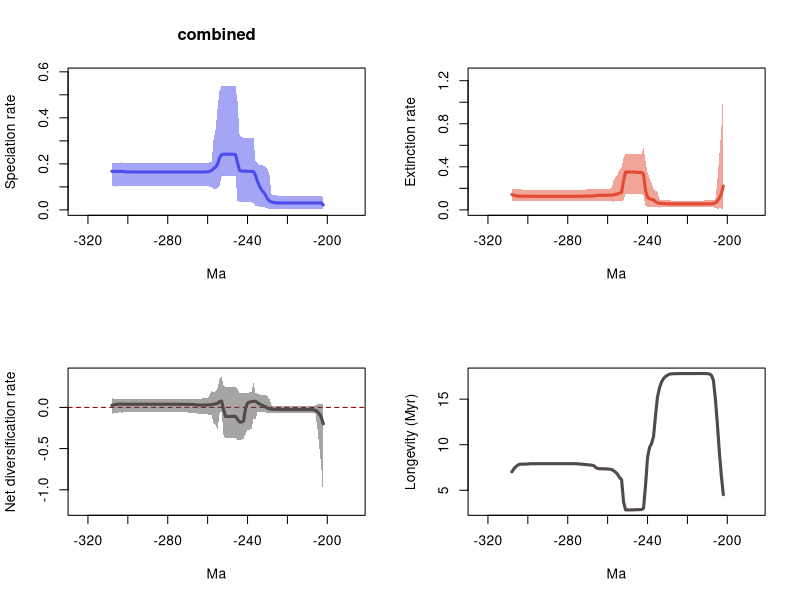

Source code (R):
# 1 files combined:
# 	.\temnospondyli\mcmc_no_predictors\A_bdmcmc\combined_10_marginal_rates.log

# 95% HPDs calculated using code from Biopy (https://www.cs.auckland.ac.nz/~yhel002/biopy/)

pdf(file='C:/Users/SimoesLabAdmin/Documents/BDNN_Arielli/temnospondyli/mcmc_no_predictors/A_bdmcmc/combined_10_marginal_rates_RTT.pdf',width=10.8, height=8.4)
par(mfrow=c(2,2))
library(scales)
L_hpd_m95=c(NA, NA,NA,NA,NA,NA,NA,NA,NA,NA,NA,NA,NA,NA,NA,NA,NA,NA,NA,NA,NA,NA,NA,NA,NA,NA,NA,NA,NA,NA,NA,NA,NA,NA,NA,NA,NA,NA,NA,NA,NA,NA,NA,NA,NA,NA,NA,NA,NA,NA,NA,NA,NA,NA,NA,NA,NA,NA,NA,NA,NA,NA,NA,NA,NA,NA,NA,NA,NA,NA,NA,NA,NA,NA,NA,NA,NA,NA,NA,NA,NA,NA,NA,NA,NA,NA,NA,NA,NA,NA,NA,NA,NA,NA,NA,NA,NA,NA,NA,NA,NA,NA,NA,NA,NA,NA,NA,NA,NA,NA,NA,NA,NA,NA,NA,NA,NA,NA,NA,NA,NA,NA,NA,NA,NA,NA,NA,NA,NA,NA,NA,NA,NA,NA,NA,NA,NA,NA,NA,NA,NA,NA,NA,NA,NA,NA,NA,NA,NA,NA,NA,NA,NA,NA,NA,NA,NA,NA,NA,NA,NA,NA,NA,NA,NA,NA,NA,NA,NA,NA,NA,NA,NA,NA,NA,NA,NA,NA,NA,NA,NA,NA,NA,NA,NA,NA,NA,NA,NA,NA,NA,NA,NA,NA,NA,NA,NA,NA,NA,NA,NA,NA,0.0,0.005342,0.005342,0.005342,0.005342,0.005342,0.005342,0.005342,0.005342,0.005342,0.005342,0.005396,0.005396,0.005335,0.005295,0.005295,0.005295,0.005292,0.005295,0.005271,0.005271,0.004947,0.004961,0.004961,0.005516,0.004599,0.004411,0.00265,0.006267,0.009209,0.011799,0.012801,0.013618,0.016033,0.016382,0.031021,0.032668,0.032949,0.034243,0.034226,0.034093,0.034226,0.034293,0.038463,0.1454,0.145793,0.1454,0.1454,0.1454,0.1454,0.145833,0.145354,0.106438,0.093027,0.091736,0.090374,0.098697,0.100876,0.102492,0.102719,0.102771,0.102816,0.102826,0.102816,0.102816,0.102816,0.102853,0.102856,0.102853,0.102853,0.102856,0.102856,0.102884,0.102856,0.102979,0.102892,0.102892,0.102892,0.102904,0.102904,0.102904,0.102904,0.102904,0.102904,0.102892,0.102892,0.102979,0.102979,0.102892,0.102979,0.102892,0.102892,0.102886,0.102853,0.102853,0.102816,0.102762,0.102755,0.102692,0.102758,0.102404,0.102404,0.101789,0.101789,0.101585,0.101813,0.101752)
L_hpd_M95=c(NA, NA,NA,NA,NA,NA,NA,NA,NA,NA,NA,NA,NA,NA,NA,NA,NA,NA,NA,NA,NA,NA,NA,NA,NA,NA,NA,NA,NA,NA,NA,NA,NA,NA,NA,NA,NA,NA,NA,NA,NA,NA,NA,NA,NA,NA,NA,NA,NA,NA,NA,NA,NA,NA,NA,NA,NA,NA,NA,NA,NA,NA,NA,NA,NA,NA,NA,NA,NA,NA,NA,NA,NA,NA,NA,NA,NA,NA,NA,NA,NA,NA,NA,NA,NA,NA,NA,NA,NA,NA,NA,NA,NA,NA,NA,NA,NA,NA,NA,NA,NA,NA,NA,NA,NA,NA,NA,NA,NA,NA,NA,NA,NA,NA,NA,NA,NA,NA,NA,NA,NA,NA,NA,NA,NA,NA,NA,NA,NA,NA,NA,NA,NA,NA,NA,NA,NA,NA,NA,NA,NA,NA,NA,NA,NA,NA,NA,NA,NA,NA,NA,NA,NA,NA,NA,NA,NA,NA,NA,NA,NA,NA,NA,NA,NA,NA,NA,NA,NA,NA,NA,NA,NA,NA,NA,NA,NA,NA,NA,NA,NA,NA,NA,NA,NA,NA,NA,NA,NA,NA,NA,NA,NA,NA,NA,NA,NA,NA,NA,NA,NA,NA,0.053309,0.062375,0.062367,0.062367,0.062369,0.062373,0.062375,0.062375,0.062381,0.062381,0.062382,0.06244,0.06244,0.062382,0.062349,0.062352,0.062352,0.062352,0.062375,0.062365,0.062371,0.062086,0.06212,0.0623,0.063301,0.064149,0.069017,0.151418,0.178313,0.187575,0.192052,0.194186,0.197163,0.202404,0.211722,0.312846,0.312584,0.312792,0.314366,0.314558,0.314552,0.315267,0.32653,0.469756,0.53787,0.536688,0.536271,0.536271,0.536271,0.536271,0.536724,0.538755,0.517966,0.440815,0.347947,0.306954,0.210393,0.206379,0.205339,0.204657,0.204546,0.204567,0.204568,0.20455,0.204546,0.204546,0.20455,0.204546,0.204541,0.204541,0.204542,0.204542,0.204568,0.204542,0.204657,0.204568,0.204568,0.204568,0.204576,0.204576,0.204576,0.204576,0.204576,0.204576,0.204568,0.204568,0.204657,0.204657,0.204568,0.204657,0.204568,0.204568,0.204568,0.204541,0.20456,0.204566,0.204568,0.204805,0.204968,0.205296,0.205456,0.20612,0.205583,0.205625,0.205451,0.205721,0.205825)
M_hpd_m95=c(NA, NA,NA,NA,NA,NA,NA,NA,NA,NA,NA,NA,NA,NA,NA,NA,NA,NA,NA,NA,NA,NA,NA,NA,NA,NA,NA,NA,NA,NA,NA,NA,NA,NA,NA,NA,NA,NA,NA,NA,NA,NA,NA,NA,NA,NA,NA,NA,NA,NA,NA,NA,NA,NA,NA,NA,NA,NA,NA,NA,NA,NA,NA,NA,NA,NA,NA,NA,NA,NA,NA,NA,NA,NA,NA,NA,NA,NA,NA,NA,NA,NA,NA,NA,NA,NA,NA,NA,NA,NA,NA,NA,NA,NA,NA,NA,NA,NA,NA,NA,NA,NA,NA,NA,NA,NA,NA,NA,NA,NA,NA,NA,NA,NA,NA,NA,NA,NA,NA,NA,NA,NA,NA,NA,NA,NA,NA,NA,NA,NA,NA,NA,NA,NA,NA,NA,NA,NA,NA,NA,NA,NA,NA,NA,NA,NA,NA,NA,NA,NA,NA,NA,NA,NA,NA,NA,NA,NA,NA,NA,NA,NA,NA,NA,NA,NA,NA,NA,NA,NA,NA,NA,NA,NA,NA,NA,NA,NA,NA,NA,NA,NA,NA,NA,NA,NA,NA,NA,NA,NA,NA,NA,NA,NA,NA,NA,NA,NA,NA,NA,NA,NA,0.0,0.014171,0.014219,0.009667,0.020593,0.024115,0.025444,0.025951,0.025951,0.026182,0.025853,0.025853,0.025878,0.025955,0.025955,0.025974,0.025955,0.025959,0.025946,0.025959,0.025959,0.025955,0.025951,0.025955,0.025946,0.025955,0.025955,0.026159,0.025825,0.024844,0.024136,0.024182,0.020219,0.02759,0.031415,0.028392,0.022346,0.027142,0.029277,0.033633,0.135809,0.144482,0.14564,0.145907,0.144901,0.145654,0.14564,0.14564,0.14564,0.14564,0.091239,0.08335,0.08175,0.080488,0.08032,0.077808,0.077821,0.080134,0.080582,0.081585,0.082647,0.082654,0.082704,0.082693,0.083678,0.08467,0.084383,0.084377,0.084678,0.084681,0.084833,0.084775,0.083783,0.083514,0.083514,0.083618,0.083424,0.083424,0.083404,0.083404,0.083404,0.083404,0.083404,0.083404,0.083401,0.083401,0.083401,0.083401,0.083404,0.083404,0.083404,0.083408,0.08341,0.08341,0.083408,0.083408,0.083401,0.083381,0.083521,0.083514,0.083394,0.084736,0.084387,0.083514,0.081738,0.080488,0.078384)
M_hpd_M95=c(NA, NA,NA,NA,NA,NA,NA,NA,NA,NA,NA,NA,NA,NA,NA,NA,NA,NA,NA,NA,NA,NA,NA,NA,NA,NA,NA,NA,NA,NA,NA,NA,NA,NA,NA,NA,NA,NA,NA,NA,NA,NA,NA,NA,NA,NA,NA,NA,NA,NA,NA,NA,NA,NA,NA,NA,NA,NA,NA,NA,NA,NA,NA,NA,NA,NA,NA,NA,NA,NA,NA,NA,NA,NA,NA,NA,NA,NA,NA,NA,NA,NA,NA,NA,NA,NA,NA,NA,NA,NA,NA,NA,NA,NA,NA,NA,NA,NA,NA,NA,NA,NA,NA,NA,NA,NA,NA,NA,NA,NA,NA,NA,NA,NA,NA,NA,NA,NA,NA,NA,NA,NA,NA,NA,NA,NA,NA,NA,NA,NA,NA,NA,NA,NA,NA,NA,NA,NA,NA,NA,NA,NA,NA,NA,NA,NA,NA,NA,NA,NA,NA,NA,NA,NA,NA,NA,NA,NA,NA,NA,NA,NA,NA,NA,NA,NA,NA,NA,NA,NA,NA,NA,NA,NA,NA,NA,NA,NA,NA,NA,NA,NA,NA,NA,NA,NA,NA,NA,NA,NA,NA,NA,NA,NA,NA,NA,NA,NA,NA,NA,NA,NA,1.151526,0.742761,0.51118,0.269563,0.093855,0.088421,0.087635,0.087495,0.087311,0.087467,0.087123,0.087091,0.087079,0.0871,0.08707,0.087079,0.087045,0.087042,0.087013,0.087013,0.087013,0.087013,0.087013,0.087013,0.087018,0.08707,0.087114,0.087472,0.087704,0.08764,0.088489,0.091829,0.101249,0.164772,0.178419,0.191377,0.2488,0.292215,0.352326,0.449701,0.577112,0.52015,0.520302,0.519868,0.517792,0.517792,0.517787,0.517787,0.517787,0.517792,0.486406,0.397988,0.371947,0.328911,0.303063,0.275785,0.203417,0.198579,0.197409,0.197415,0.197415,0.197151,0.196935,0.195819,0.192978,0.190801,0.189785,0.189483,0.189498,0.189322,0.189322,0.189146,0.187961,0.187608,0.187653,0.187798,0.187608,0.187608,0.187608,0.187608,0.187608,0.187608,0.187608,0.187608,0.187608,0.187608,0.187608,0.187608,0.187608,0.187608,0.187608,0.187608,0.187608,0.187608,0.187608,0.187608,0.187608,0.187608,0.187922,0.188013,0.187941,0.189476,0.189322,0.189883,0.191411,0.193629,0.197433)
R_hpd_m95=c(NA, NA,NA,NA,NA,NA,NA,NA,NA,NA,NA,NA,NA,NA,NA,NA,NA,NA,NA,NA,NA,NA,NA,NA,NA,NA,NA,NA,NA,NA,NA,NA,NA,NA,NA,NA,NA,NA,NA,NA,NA,NA,NA,NA,NA,NA,NA,NA,NA,NA,NA,NA,NA,NA,NA,NA,NA,NA,NA,NA,NA,NA,NA,NA,NA,NA,NA,NA,NA,NA,NA,NA,NA,NA,NA,NA,NA,NA,NA,NA,NA,NA,NA,NA,NA,NA,NA,NA,NA,NA,NA,NA,NA,NA,NA,NA,NA,NA,NA,NA,NA,NA,NA,NA,NA,NA,NA,NA,NA,NA,NA,NA,NA,NA,NA,NA,NA,NA,NA,NA,NA,NA,NA,NA,NA,NA,NA,NA,NA,NA,NA,NA,NA,NA,NA,NA,NA,NA,NA,NA,NA,NA,NA,NA,NA,NA,NA,NA,NA,NA,NA,NA,NA,NA,NA,NA,NA,NA,NA,NA,NA,NA,NA,NA,NA,NA,NA,NA,NA,NA,NA,NA,NA,NA,NA,NA,NA,NA,NA,NA,NA,NA,NA,NA,NA,NA,NA,NA,NA,NA,NA,NA,NA,NA,NA,NA,NA,NA,NA,NA,NA,NA,-1.130729,-0.719217,-0.484446,-0.246414,-0.069312,-0.064916,-0.063805,-0.06383,-0.063467,-0.062671,-0.062671,-0.063473,-0.062671,-0.06267,-0.06267,-0.062665,-0.062662,-0.062653,-0.06267,-0.062671,-0.06267,-0.062665,-0.062671,-0.063669,-0.063532,-0.064258,-0.067932,-0.071616,-0.063662,-0.060764,-0.059041,-0.058961,-0.057594,-0.058669,-0.139415,-0.137699,-0.257998,-0.268505,-0.279097,-0.321715,-0.379875,-0.391926,-0.391859,-0.391859,-0.368077,-0.36793,-0.36793,-0.36793,-0.36793,-0.367979,-0.344614,-0.032918,-0.066754,-0.260367,-0.215569,-0.197371,-0.09483,-0.09201,-0.083287,-0.079312,-0.077012,-0.077756,-0.077012,-0.075688,-0.070031,-0.06394,-0.061813,-0.062259,-0.061845,-0.061591,-0.059445,-0.059503,-0.059236,-0.056426,-0.056022,-0.055845,-0.055831,-0.05582,-0.055817,-0.055819,-0.055819,-0.05582,-0.05582,-0.05582,-0.055819,-0.055819,-0.05582,-0.05582,-0.05582,-0.05582,-0.05582,-0.05582,-0.055832,-0.055845,-0.055926,-0.056021,-0.05613,-0.059094,-0.059951,-0.059512,-0.061679,-0.062349,-0.061466,-0.063683,-0.068387,-0.07126,-0.083349)
R_hpd_M95=c(NA, NA,NA,NA,NA,NA,NA,NA,NA,NA,NA,NA,NA,NA,NA,NA,NA,NA,NA,NA,NA,NA,NA,NA,NA,NA,NA,NA,NA,NA,NA,NA,NA,NA,NA,NA,NA,NA,NA,NA,NA,NA,NA,NA,NA,NA,NA,NA,NA,NA,NA,NA,NA,NA,NA,NA,NA,NA,NA,NA,NA,NA,NA,NA,NA,NA,NA,NA,NA,NA,NA,NA,NA,NA,NA,NA,NA,NA,NA,NA,NA,NA,NA,NA,NA,NA,NA,NA,NA,NA,NA,NA,NA,NA,NA,NA,NA,NA,NA,NA,NA,NA,NA,NA,NA,NA,NA,NA,NA,NA,NA,NA,NA,NA,NA,NA,NA,NA,NA,NA,NA,NA,NA,NA,NA,NA,NA,NA,NA,NA,NA,NA,NA,NA,NA,NA,NA,NA,NA,NA,NA,NA,NA,NA,NA,NA,NA,NA,NA,NA,NA,NA,NA,NA,NA,NA,NA,NA,NA,NA,NA,NA,NA,NA,NA,NA,NA,NA,NA,NA,NA,NA,NA,NA,NA,NA,NA,NA,NA,NA,NA,NA,NA,NA,NA,NA,NA,NA,NA,NA,NA,NA,NA,NA,NA,NA,NA,NA,NA,NA,NA,NA,0.037902,0.041122,0.041303,0.043325,0.023764,0.01727,0.015974,0.015266,0.015414,0.016139,0.016131,0.015287,0.016053,0.015997,0.015974,0.015974,0.015974,0.015974,0.015974,0.015974,0.015997,0.016074,0.016112,0.015421,0.016368,0.019074,0.025091,0.106156,0.134614,0.146322,0.152132,0.153697,0.157034,0.162649,0.174926,0.301289,0.186911,0.181321,0.179584,0.180842,0.175336,0.166146,0.175736,0.217405,0.250209,0.241962,0.241962,0.241962,0.241962,0.241967,0.2647,0.373784,0.344423,0.230996,0.195975,0.175451,0.205783,0.154004,0.11332,0.109241,0.109087,0.107603,0.107591,0.107047,0.10283,0.09994,0.100003,0.098599,0.098195,0.097766,0.099131,0.098274,0.097685,0.100003,0.10001,0.10001,0.100003,0.10001,0.100003,0.100003,0.100003,0.100003,0.100003,0.100003,0.100003,0.100003,0.100003,0.100003,0.100003,0.100003,0.100003,0.10001,0.100003,0.100003,0.100003,0.100003,0.100017,0.097766,0.098088,0.099401,0.098113,0.098747,0.10001,0.10001,0.100134,0.105269,0.113479)
L_mean=c(NA, NA,NA,NA,NA,NA,NA,NA,NA,NA,NA,NA,NA,NA,NA,NA,NA,NA,NA,NA,NA,NA,NA,NA,NA,NA,NA,NA,NA,NA,NA,NA,NA,NA,NA,NA,NA,NA,NA,NA,NA,NA,NA,NA,NA,NA,NA,NA,NA,NA,NA,NA,NA,NA,NA,NA,NA,NA,NA,NA,NA,NA,NA,NA,NA,NA,NA,NA,NA,NA,NA,NA,NA,NA,NA,NA,NA,NA,NA,NA,NA,NA,NA,NA,NA,NA,NA,NA,NA,NA,NA,NA,NA,NA,NA,NA,NA,NA,NA,NA,NA,NA,NA,NA,NA,NA,NA,NA,NA,NA,NA,NA,NA,NA,NA,NA,NA,NA,NA,NA,NA,NA,NA,NA,NA,NA,NA,NA,NA,NA,NA,NA,NA,NA,NA,NA,NA,NA,NA,NA,NA,NA,NA,NA,NA,NA,NA,NA,NA,NA,NA,NA,NA,NA,NA,NA,NA,NA,NA,NA,NA,NA,NA,NA,NA,NA,NA,NA,NA,NA,NA,NA,NA,NA,NA,NA,NA,NA,NA,NA,NA,NA,NA,NA,NA,NA,NA,NA,NA,NA,NA,NA,NA,NA,NA,NA,NA,NA,NA,NA,NA,NA,0.021482543725568,0.030057620173936,0.030054318355515,0.030053654093644,0.030055084288663,0.03005640525761,0.030057189001625,0.030057486295955,0.030058929569113,0.030059869613915,0.030060660374665,0.03006267325515,0.030063848179382,0.030064792177274,0.030070959063557,0.03007270037774,0.030073451409935,0.030074320946985,0.03008945883296,0.030099656948654,0.030103934257917,0.030124225084552,0.030138509179953,0.030267119515088,0.030641729531778,0.031977131341415,0.034718339724162,0.03845959037203,0.048139915096411,0.064472136842799,0.077026117527562,0.087709208756094,0.102792821539948,0.123091764242105,0.150093683313568,0.166464174715597,0.167233392486933,0.167803435345017,0.168071301192515,0.168175632285764,0.16823876785479,0.168408902951641,0.17131099509158,0.20416090117275,0.240456005611192,0.241759653094391,0.24176509636755,0.24176509636755,0.241763115155708,0.241763115155708,0.24176157729389,0.240317021324724,0.226395609039399,0.199071771247859,0.185811441219748,0.179683422804937,0.171402377574999,0.167672292704353,0.165716453035095,0.165019775036237,0.164888775102121,0.164860746068872,0.164851348772346,0.164844784820134,0.164840421937453,0.164838766844556,0.164814463960996,0.164805896725524,0.16479833219133,0.164796130814337,0.164792898844819,0.16478624032591,0.164780617242061,0.164774227741907,0.164768237141477,0.164763737833267,0.164761334003162,0.164761443942988,0.164760057693152,0.164756770391356,0.164756770391356,0.164756199718891,0.164756199718891,0.164756199718891,0.164754900876268,0.164754900876268,0.164753767865771,0.164753767865771,0.164755198972197,0.164755846883647,0.164756143914438,0.164758408793429,0.164761275958624,0.164769735153951,0.164792950213028,0.164833122644617,0.16489456039443,0.165115975842228,0.165337399437783,0.165614050138358,0.166222743609171,0.167098486844995,0.16720625504019,0.167239619042913,0.16727314339834,0.167322082257214,0.167690321089735)
M_mean=c(NA, NA,NA,NA,NA,NA,NA,NA,NA,NA,NA,NA,NA,NA,NA,NA,NA,NA,NA,NA,NA,NA,NA,NA,NA,NA,NA,NA,NA,NA,NA,NA,NA,NA,NA,NA,NA,NA,NA,NA,NA,NA,NA,NA,NA,NA,NA,NA,NA,NA,NA,NA,NA,NA,NA,NA,NA,NA,NA,NA,NA,NA,NA,NA,NA,NA,NA,NA,NA,NA,NA,NA,NA,NA,NA,NA,NA,NA,NA,NA,NA,NA,NA,NA,NA,NA,NA,NA,NA,NA,NA,NA,NA,NA,NA,NA,NA,NA,NA,NA,NA,NA,NA,NA,NA,NA,NA,NA,NA,NA,NA,NA,NA,NA,NA,NA,NA,NA,NA,NA,NA,NA,NA,NA,NA,NA,NA,NA,NA,NA,NA,NA,NA,NA,NA,NA,NA,NA,NA,NA,NA,NA,NA,NA,NA,NA,NA,NA,NA,NA,NA,NA,NA,NA,NA,NA,NA,NA,NA,NA,NA,NA,NA,NA,NA,NA,NA,NA,NA,NA,NA,NA,NA,NA,NA,NA,NA,NA,NA,NA,NA,NA,NA,NA,NA,NA,NA,NA,NA,NA,NA,NA,NA,NA,NA,NA,NA,NA,NA,NA,NA,NA,0.221437915590548,0.151434547623754,0.108479489842755,0.081127163043001,0.066339020556068,0.058469727170905,0.056717621381825,0.056277930184038,0.056174587571924,0.056138006654368,0.056136961896605,0.056129046306057,0.056127182577854,0.05613207510871,0.056132978488602,0.056135197972943,0.056137178350244,0.056139527759476,0.056142860587693,0.056145564380463,0.056147782009048,0.056150408892256,0.056155806715861,0.056164164876795,0.056183045504458,0.056206675923486,0.056234140883735,0.056341458613344,0.056722507060658,0.057204897153775,0.057945914152062,0.05925005616682,0.061552296942944,0.065614676011332,0.075894471867176,0.091888730552993,0.098923313139632,0.103147196073264,0.116535026123336,0.181146310306584,0.332407016679844,0.347429440011859,0.347853969363552,0.348277703584135,0.349424788147318,0.351536520819607,0.351543596323626,0.351543497452453,0.351543497452453,0.35154808696798,0.27086136245443,0.162127491808319,0.156289940132648,0.148262755149998,0.143217058560636,0.139849894210919,0.13759107715114,0.136725328908069,0.136399431337023,0.136168322780779,0.135959251328677,0.13586567829534,0.135786916238415,0.135427554431853,0.133072452453112,0.129828425791716,0.128996430195019,0.128545586726402,0.1281841093249,0.127881694404182,0.12753767693372,0.127221804783239,0.126842432632758,0.126586248056397,0.126415582356042,0.126337200674222,0.126326215004173,0.126321533381649,0.126313812414899,0.126311772510651,0.126310741039663,0.126310741039663,0.126309816774279,0.126309816774279,0.126309433379453,0.126309433379453,0.126309433379453,0.126309433379453,0.126310277155532,0.126310277155532,0.126310277155532,0.126310447863135,0.126310841305398,0.126310841305398,0.126312221186366,0.126314837330347,0.126321848530768,0.126473707943515,0.126848107666798,0.127030348124478,0.127054445568147,0.127186880023719,0.12735729798612,0.128663377201652,0.131680621886942,0.135907161890016,0.142472254699785)
R_mean=c(NA, NA,NA,NA,NA,NA,NA,NA,NA,NA,NA,NA,NA,NA,NA,NA,NA,NA,NA,NA,NA,NA,NA,NA,NA,NA,NA,NA,NA,NA,NA,NA,NA,NA,NA,NA,NA,NA,NA,NA,NA,NA,NA,NA,NA,NA,NA,NA,NA,NA,NA,NA,NA,NA,NA,NA,NA,NA,NA,NA,NA,NA,NA,NA,NA,NA,NA,NA,NA,NA,NA,NA,NA,NA,NA,NA,NA,NA,NA,NA,NA,NA,NA,NA,NA,NA,NA,NA,NA,NA,NA,NA,NA,NA,NA,NA,NA,NA,NA,NA,NA,NA,NA,NA,NA,NA,NA,NA,NA,NA,NA,NA,NA,NA,NA,NA,NA,NA,NA,NA,NA,NA,NA,NA,NA,NA,NA,NA,NA,NA,NA,NA,NA,NA,NA,NA,NA,NA,NA,NA,NA,NA,NA,NA,NA,NA,NA,NA,NA,NA,NA,NA,NA,NA,NA,NA,NA,NA,NA,NA,NA,NA,NA,NA,NA,NA,NA,NA,NA,NA,NA,NA,NA,NA,NA,NA,NA,NA,NA,NA,NA,NA,NA,NA,NA,NA,NA,NA,NA,NA,NA,NA,NA,NA,NA,NA,NA,NA,NA,NA,NA,NA,-0.199955373292485,-0.121376929810691,-0.078425173211227,-0.051073510717266,-0.036283938298854,-0.028413323999649,-0.026660434543418,-0.026220446139149,-0.026115660297799,-0.026078139357403,-0.02607630384987,-0.026066375389819,-0.026063336759345,-0.02606728530329,-0.026062021796899,-0.026062499956077,-0.026063729290201,-0.026065209184346,-0.026053404137568,-0.026045909825625,-0.026043850101023,-0.026026186168577,-0.0260172998858,-0.025897047777485,-0.025541318608073,-0.02422954716256,-0.02151580370712,-0.017881870536303,-0.008582594116484,0.007267237097553,0.019080201376993,0.028459151161769,0.041240522916941,0.057477087066807,0.074199208031361,0.074575440451091,0.068310075196556,0.064656235131989,0.051536271818861,-0.01297068033777,-0.164168252009487,-0.179020539981113,-0.176542977116001,-0.144116804058506,-0.108968783447534,-0.109776868801335,-0.109778501043177,-0.109778402172003,-0.109780383394826,-0.109784972910353,-0.02909978639039,0.07818952958229,0.070105668423596,0.050809014681337,0.042594381736724,0.039833528044977,0.033811299446567,0.030946962818992,0.029317020687838,0.028851451025607,0.028929522400843,0.028995066411912,0.029064431227215,0.029417229169412,0.031767968133702,0.03501033969122,0.035818032558088,0.036260308868099,0.036614221757368,0.03691443525717,0.037255220626345,0.037564434356744,0.037938183302587,0.038187978290947,0.038352653390873,0.038426535786445,0.038435117648351,0.038439909254623,0.038446243949576,0.038444996563008,0.038446028033997,0.038445457361532,0.038446381626916,0.038446381626916,0.038445466179119,0.038445466179119,0.03844433314666,0.03844433314666,0.038444920477006,0.038445568377476,0.038445865408266,0.038447959579655,0.038450433291606,0.038458892497914,0.038480727676022,0.038518283919708,0.038572710513023,0.038642266613959,0.038489290376422,0.038583700575394,0.03916829661352,0.039911605448676,0.039848955626565,0.038576240578469,0.035592520292529,0.031414919137348,0.025218064984407)
trans=0.5
age=(0:(309-1))* -1
plot(age,age,type = 'n', ylim = c(0, 0.5926305000000001), xlim = c(-324.45,-186.55), ylab = 'Speciation rate', xlab = 'Ma',main='combined' )
polygon(c(age, rev(age)), c(L_hpd_M95, rev(L_hpd_m95)), col = alpha("#4c4cec",trans), border = NA)
lines(rev(age), rev(L_mean), col = "#4c4cec", lwd=3)
plot(age,age,type = 'n', ylim = c(0, 1.2666786), xlim = c(-324.45,-186.55), ylab = 'Extinction rate', xlab = 'Ma' )
polygon(c(age, rev(age)), c(M_hpd_M95, rev(M_hpd_m95)), col = alpha("#e34a33",trans), border = NA)
lines(rev(age), rev(M_mean), col = "#e34a33", lwd=3)
plot(age,age,type = 'n', ylim = c(-1.2438019000000002, 0.41116240000000004), xlim = c(-324.45,-186.55), ylab = 'Net diversification rate', xlab = 'Ma' )
abline(h=0,lty=2,col="darkred")
polygon(c(age, rev(age)), c(R_hpd_M95, rev(R_hpd_m95)), col = alpha("#504A4B",trans), border = NA)
lines(rev(age), rev(R_mean), col = "#504A4B", lwd=3)
plot(age,rev(1/M_mean),type = 'n', xlim = c(-324.45,-186.55), ylab = 'Longevity (Myr)', xlab = 'Ma' )
lines(rev(age), rev(1/M_mean), col = "#504A4B", lwd=3)
n <- dev.off()
